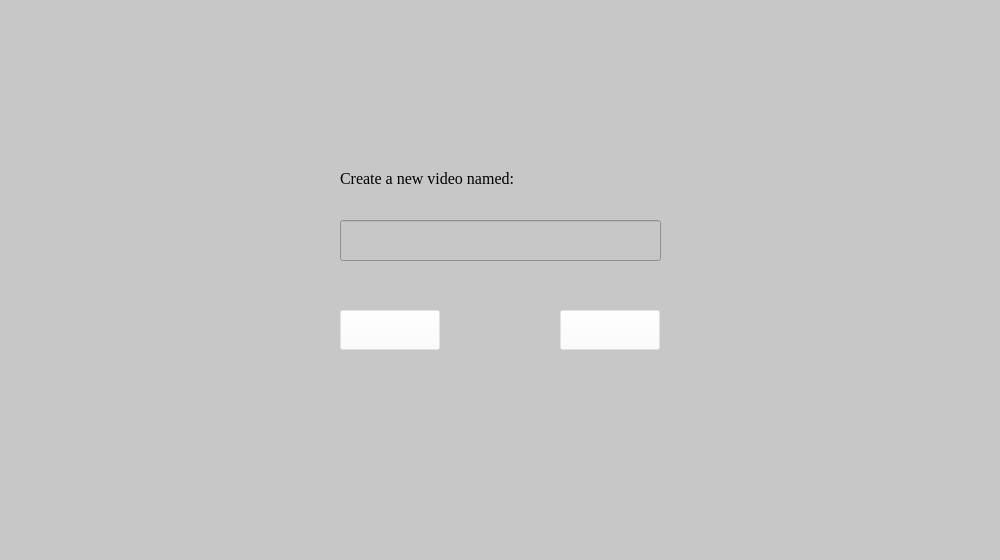
<?xml version="1.0" encoding="UTF-8"?>
<ui version="4.0">
 <class>NewNameWindow</class>
 <widget class="QWidget" name="NewNameWindow">
  <property name="geometry">
   <rect>
    <x>0</x>
    <y>0</y>
    <width>1000</width>
    <height>560</height>
   </rect>
  </property>
  <property name="windowTitle">
   <string>NewNameWindow</string>
  </property>
  <widget class="QWidget" name="widget_background" native="true">
   <property name="geometry">
    <rect>
     <x>0</x>
     <y>0</y>
     <width>1000</width>
     <height>560</height>
    </rect>
   </property>
   <property name="styleSheet">
    <string notr="true">background-color: rgb(199, 199, 199);</string>
   </property>
   <widget class="ResPushButton" name="btn_OK">
    <property name="geometry">
     <rect>
      <x>340</x>
      <y>310</y>
      <width>100</width>
      <height>40</height>
     </rect>
    </property>
    <property name="focusPolicy">
     <enum>Qt::NoFocus</enum>
    </property>
    <property name="styleSheet">
     <string notr="true">background-color: rgba(255, 255, 255, 0);</string>
    </property>
    <property name="text">
     <string/>
    </property>
    <property name="iconSize">
     <size>
      <width>100</width>
      <height>40</height>
     </size>
    </property>
   </widget>
   <widget class="ResPushButton" name="btn_cancel">
    <property name="geometry">
     <rect>
      <x>560</x>
      <y>310</y>
      <width>100</width>
      <height>40</height>
     </rect>
    </property>
    <property name="focusPolicy">
     <enum>Qt::NoFocus</enum>
    </property>
    <property name="styleSheet">
     <string notr="true">background-color: rgba(255, 255, 255, 0);</string>
    </property>
    <property name="text">
     <string/>
    </property>
    <property name="iconSize">
     <size>
      <width>100</width>
      <height>40</height>
     </size>
    </property>
   </widget>
   <widget class="QLineEdit" name="lineEdit">
    <property name="geometry">
     <rect>
      <x>340</x>
      <y>220</y>
      <width>321</width>
      <height>41</height>
     </rect>
    </property>
   </widget>
   <widget class="QLabel" name="label">
    <property name="geometry">
     <rect>
      <x>340</x>
      <y>170</y>
      <width>181</width>
      <height>16</height>
     </rect>
    </property>
    <property name="font">
     <font>
      <family>Times New Roman</family>
      <pointsize>12</pointsize>
     </font>
    </property>
    <property name="text">
     <string>Create a new video named:</string>
    </property>
   </widget>
  </widget>
 </widget>
 <layoutdefault spacing="6" margin="11"/>
 <customwidgets>
  <customwidget>
   <class>ResPushButton</class>
   <extends>QPushButton</extends>
   <header location="global">F:\MIProject\MusicVisualization\MusicVisualization\src\Module\QtWidget\respushbutton.h</header>
  </customwidget>
 </customwidgets>
 <resources/>
 <connections/>
</ui>
